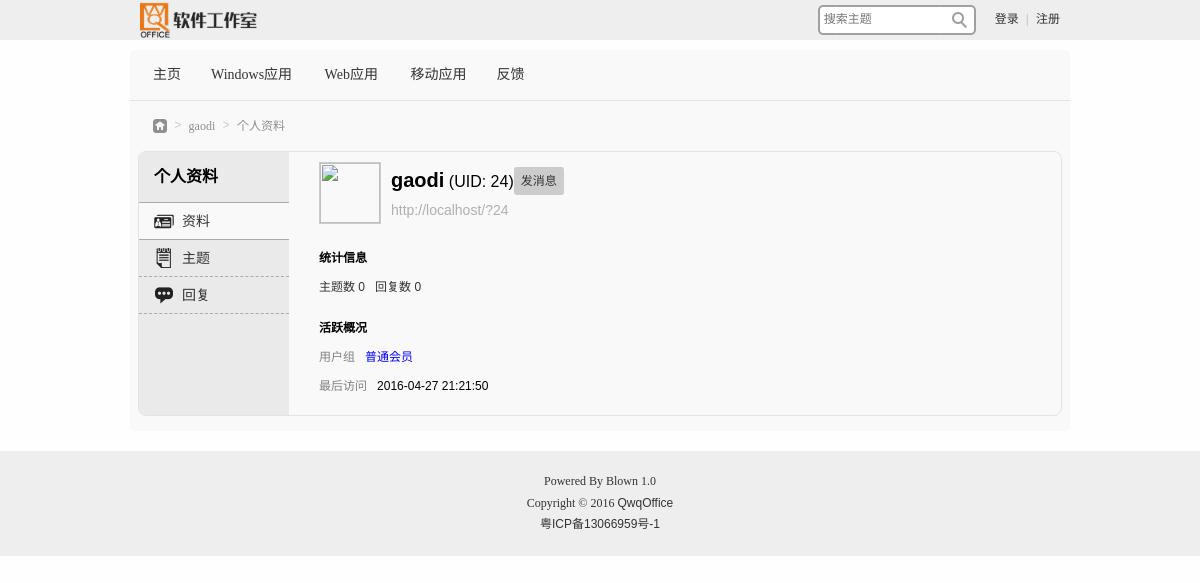
Screenshot of /home.php?mod=spc&uid=24 with the database file from the repository.
### tables this page shows
CREATE TABLE IF NOT EXISTS `qo_class` (
  `CID` int(10) NOT NULL AUTO_INCREMENT,
  `ClassName` char(20) NOT NULL,
  `Link` text,
  `Parent` int(10) NOT NULL,
  `Sequence` int(10) NOT NULL,
  `ICON` text,
  PRIMARY KEY (`CID`)
);

CREATE TABLE IF NOT EXISTS `qo_user` (
  `UID` int(10) NOT NULL AUTO_INCREMENT,
  `GID` int(10) NOT NULL,
  `Username` char(20) NOT NULL,
  `Password` char(32) NOT NULL,
  `RegIP` char(15) NOT NULL,
  `RegDate` datetime NOT NULL,
  `LastLogin` datetime NOT NULL,
  `Privacy` char(20) NOT NULL,
  PRIMARY KEY (`UID`),
  UNIQUE KEY `Username` (`Username`)
);

CREATE TABLE IF NOT EXISTS `qo_group` (
  `GID` int(10) NOT NULL AUTO_INCREMENT,
  `GroupName` char(20) NOT NULL,
  `Authority` text NOT NULL,
  PRIMARY KEY (`GID`)
);

### include/func.php (called while the page is built, shortened)
<?php
	function getGID($username){
		$group=mysql_fetch_array(mysql_query("select GID from qo_user where Username='{$username}'"));
		return $group["GID"];
	}
	function getGroupName($gid){
		$group=mysql_fetch_array(mysql_query("select GroupName from qo_group where GID={$gid}"));
		return $group["GroupName"];
	}
	function getUsername($uid){
		$u=mysql_fetch_array(mysql_query("select Username from qo_user where UID={$uid}"));
		return $u["Username"];
	}
	function getThreadCount($uid){
		return mysql_num_rows(mysql_query("select * from qo_article where UID={$uid}"));
	}
	function getReplyCount($uid){
		return mysql_num_rows(mysql_query("select * from qo_reply where UID={$uid} and Status='通过'"));
	}
	function getUser($uid){
		return mysql_fetch_array(mysql_query("select * from qo_user where UID={$uid}"));
	}
?>

### home.php (the view, shortened to what this page needs)
<!DOCTYPE html PUBLIC "-//W3C//DTD XHTML 1.0 Transitional//EN" "http://www.w3.org/TR/xhtml1/DTD/xhtml1-transitional.dtd">
<html xmlns="http://www.w3.org/1999/xhtml">
<head>
<link href="css/style.css" rel="stylesheet" type="text/css" />
</head>
<body>
<?php
	include("include/header.php");
	if(isset($_GET["mod"])){
		$mod=$_GET["mod"];
	}else{
		header("location: home.php?mod=spc");
		exit;
	}
	if(isset($_GET["ac"])){
		$ac=$_GET["ac"];
	}else{
		$ac="";
	}
	if($mod=="spc" && isset($_GET["uid"])){
		$uid=(int)$_GET["uid"];
		$username=getUsername($uid);
	}else if($mod=="pref" && isset($_GET["gid"]) && isset($_SESSION["qo_user"])){
		$uid=getUID($_SESSION["qo_user"]);
		$username=$_SESSION["qo_user"];
		$gid=(int)$_GET["gid"];
		if(mysql_num_rows(mysql_query("select * from qo_group where GID={$gid}"))<1){
			header("location: index.php");
			exit;
		}
	}else if($mod=="notice" && $ac=="notice" && !isset($_SESSION["qo_user"])){
		$username="";
	}else if($mod!="spc" && isset($_SESSION["qo_user"]) || $mod=="spc" && !isset($_GET["uid"]) && isset($_SESSION["qo_user"])){
		$uid=getUID($_SESSION["qo_user"]);
		$username=$_SESSION["qo_user"];
		$gid=getGID($username);
	}else{
		header("location: message.php?msg=auth0");
		exit;
	}
	$uidStr="";
	if($mod=="spc"){
		$uidStr="&uid={$uid}";
		$menus=array("profile"=>"资料","article"=>"主题","reply"=>"回复");
		$title="个人资料";
	}
	$menukeys=array_keys($menus);
	if(!in_array($ac,$menukeys)) $ac=$menukeys[0];
	echo "<div id='location'>";
	echo "<a href='index.php' class='nvhm'>&nbsp;</a>";
	if($username!=""){
		echo "<span>&nbsp;>&nbsp;</span>";
		echo "<a href='home.php?mod=spc&uid={$uid}'>{$username}</a>";
	}
	echo "<span>&nbsp;>&nbsp;</span>";
	echo "<span class='nolink'>{$title}</span>";
	echo "</div>";
	echo "<div id='content' class='article-content'>";
	echo "<div id='homepage'>";
	echo "<table width='100%' cellspacing='0' cellpadding='0'>";
	echo "<tr><td width='150px' height='100%' style='vertical-align:top;background-color:#EAEAEA'><div id='user-menu'>";
	echo "<h4>{$title}</h4>";
	echo "<ul>";
	foreach($menus as $key=>$value){
		$curStr=$ac==$key? "class='cur'" : "";
		echo "<a {$curStr} href='home.php?mod={$mod}&ac={$key}{$uidStr}'>";
		echo "<img src='images/{$key}.png' width='20' height='20' />";
		echo "<li>{$value}";
		echo "</li></a>";
	}
	echo "</ul>";
	echo "</div></td>";
	echo "<td height='100%' style='vertical-align:top;padding-left:30px;padding-right:30px'><div id='user-content'>";
	if($mod=="spc"){
		if($ac=="profile"){
			$user_url="http://".dirname($_SERVER['HTTP_HOST'].$_SERVER['REQUEST_URI'])."/?{$uid}";
			$u=getUser($uid);
			$th_count=getThreadCount($uid);
			$re_count=getReplyCount($uid);
			$gid=getGID($username);
			$gpname=getGroupName($gid);
			$last=$u["LastLogin"];
			echo "<div id='info'>";
			echo "<div style='display:inline-block'><div style='float:left;margin-right:10px;'><img class='avatar' src='avatar.php?uid={$uid}&size=middle' width='60' height='60' /></div>";
			echo "<div style='float:left'><div><span class='username'>{$username}</span> (UID: {$uid})";
			echo "<a href='home.php?mod=notice&ac=msg&talk={$uid}'><label style='float:right;margin-top:5px;margin-right:2px;' class='submit-btn'>发消息</label></a></div>";
			echo "<div><a class='user-url' href='{$user_url}'>{$user_url}</a></div></div></div>";
			echo "<p class='title'>统计信息</p>";
			echo "<p class='sta-info'><a href='home.php?mod=spc&ac=article{$uidStr}'>主题数 {$th_count}</a>";
			echo "&nbsp;&nbsp;&nbsp;<a href='home.php?mod=spc&ac=reply{$uidStr}'>回复数 {$re_count}</a></p>";
			echo "<p class='title'>活跃概况</p>";
			echo "<p class='info'><span>用户组</span>";
			echo "&nbsp;&nbsp;&nbsp;<a href='home.php?mod=pref&ac=usergrp&gid={$gid}'>{$gpname}</a></p>";
			echo "<p class='info'><span>最后访问</span>";
			echo "&nbsp;&nbsp;&nbsp;<span>{$last}</span></p>";
			echo "</div>";
		}
	}
	echo "</div></td></tr>";
	echo "</table>";
	echo "</div>";
	echo "</div>";
	include("include/footer.php");
?>
</body>
</html>

### include/header.php (shortened to what this page needs)
<?php
		require_once("func.php");
		$kwd="";
?>
<div id="header">
	<div id="header-mid">
    	<div id="logo"><a href="index.php"><img src="images/logo.png" width="117" height="40" title="QwqOffice软件工作室" /></a></div>
        <?php
			$curUrl=urlencode($_SERVER["HTTP_HOST"].$_SERVER["REQUEST_URI"]);
			echo "<div class='float-right'>";
			if(isset($_SESSION["qo_user"])){
				$uid=getUID($_SESSION["qo_user"]);
				echo "<a href='home.php?mod=spc'><img class='avatar-small' src='avatar.php?uid={$uid}&size=small' width='25' height='25' /></a>";
				echo "<span class='vertical-middle'></span>";
				echo "<span class='user'><a href='home.php?mod=spc'>{$_SESSION['qo_user']}</a></span>";
				echo "<span class='user-info'><a href='home.php?mod=pref'>设置</a></span>";
				echo "<span class='user-info-sp'>|</span>";
				echo "<span class='user-info'><a href='home.php?mod=notice'>消息";
				$msgcount=getMsgCount($uid);
				if($msgcount>0) echo "<em class='msgcount'>{$msgcount}</em>";
				echo "</a></span>";
				echo "<span class='user-info-sp'>|</span>";
				if(chkAuth("Manage")){
					echo "<span class='user-info'><a href='admin.php'>管理中心</a></span>";
					echo "<span class='user-info-sp'>|</span>";
				}
				echo "<span class='user-info'><a href='logout.php?url={$curUrl}'>退出</a></span>";
			}else{
				echo "<span class='user-info'><a href='login.php?url={$curUrl}'>登录</a></span>";
				echo "<span class='user-info-sp'>|</span>";
				echo "<span class='user-info'><a href='register.php'>注册</a></span>";
			}
			echo "</div>";
		?>
    <form id="search" action="article.php" method="get">
    	<input class="text" type="text" name="kwd" autocomplete="off" placeholder="搜索主题" value="<?php echo $kwd; ?>" />
        <input class="btn" type="submit" value=" " />
    </form>
    </div>
</div>
<?php
	echo "<div id='navi'>";
	echo "<ul id='nav-ul'>";
	$result=mysql_query("select * from qo_class where Parent=0 order by Sequence");
	while($l1=mysql_fetch_array($result)){
		$link="article.php?mod=main&cid={$l1['CID']}";
		if($l1["Link"]!="") $link=$l1["Link"];
		echo "<li>";
		echo "<a href='{$link}'>{$l1['ClassName']}</a>";
		echo "</li>";
	}
	echo "</ul>";
	echo "</div>";
?>

### rows the page displays
qo_class: ClassName "主页"
qo_class: ClassName "Windows应用"
qo_class: ClassName "Web应用"
qo_class: ClassName "移动应用"
qo_class: ClassName "反馈"
qo_user: Username "gaodi", gpname "普通会员", LastLogin "2016-04-27 21:21:50"

### other values shown
$title "个人资料"
$value "资料"
$value "主题"
$value "回复"
$uid "24"
$user_url "http://localhost/?24"
$th_count "0"
$re_count "0"
